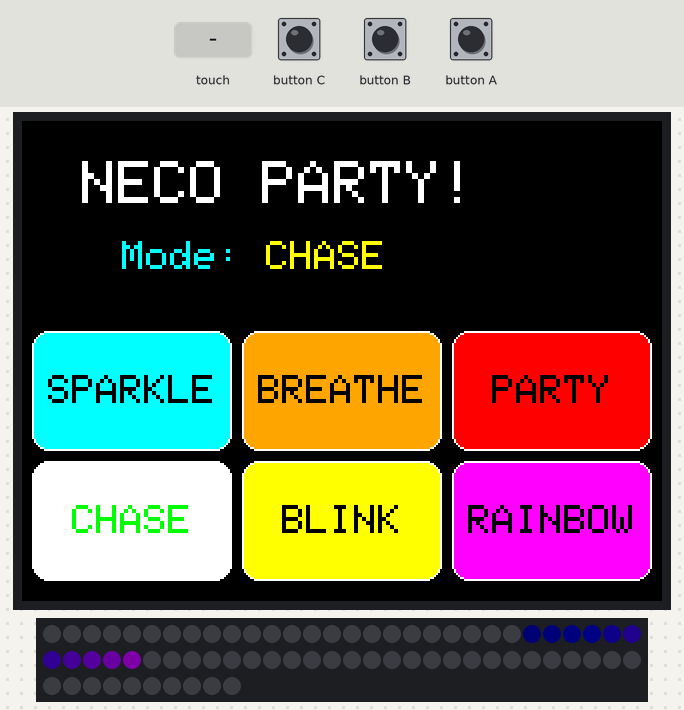
Bench run of a sketch on a simulated ESP32-S3. Shown: 320×240 colour display, 70 RGB LEDs in strip order, left to right, continuing on the next row. The test bench sets the inputs (shaded band). Dim RGB values are drawn brighter than linear; random numbers use the default seed unless the sketch sets one; what the sketch prints to the serial monitor is not drawn.

Above: at 1.5 s.
1.6 s: touch panel pressed at 13 % / 50 % of its raw x / y range
At 2.2 s:
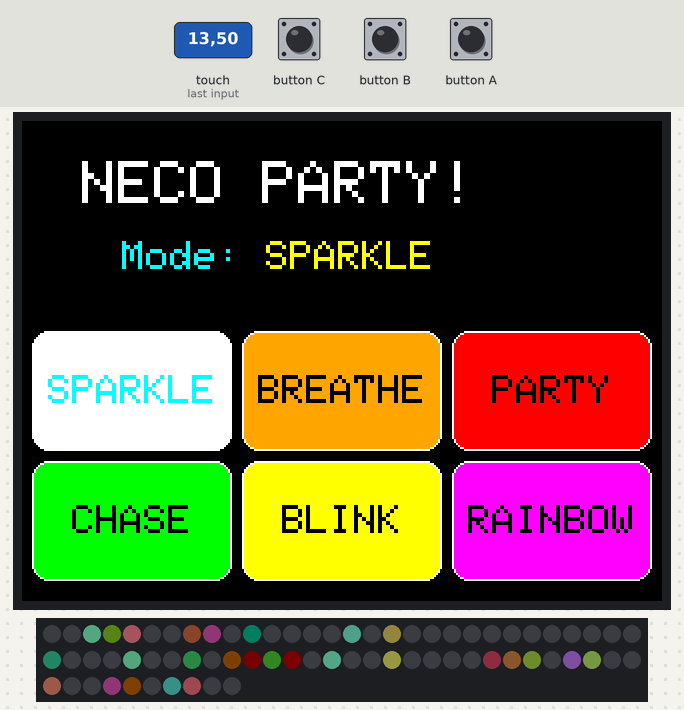
3.3 s: touch panel pressed at 87 % / 50 % of its raw x / y range
At 3.3 s:
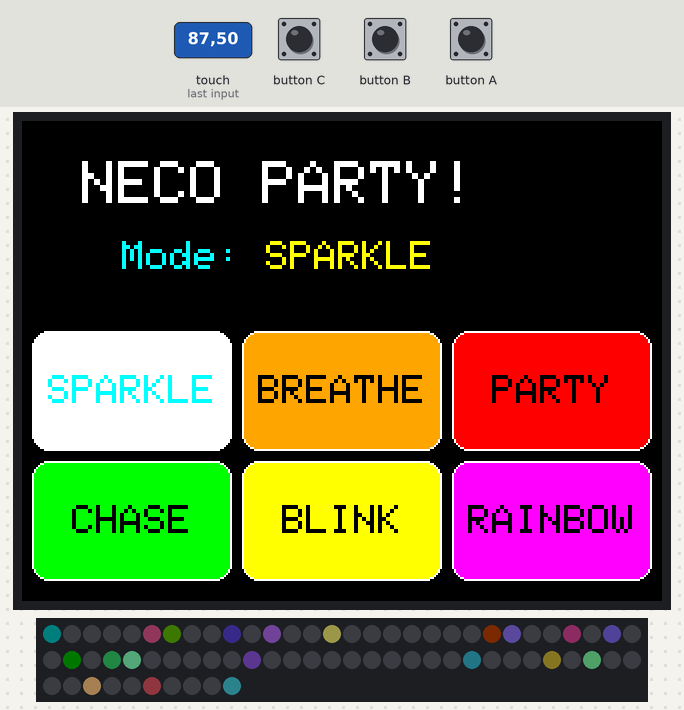
5.0 s: touch panel pressed at 13 % / 90 % of its raw x / y range
At 5.43 s:
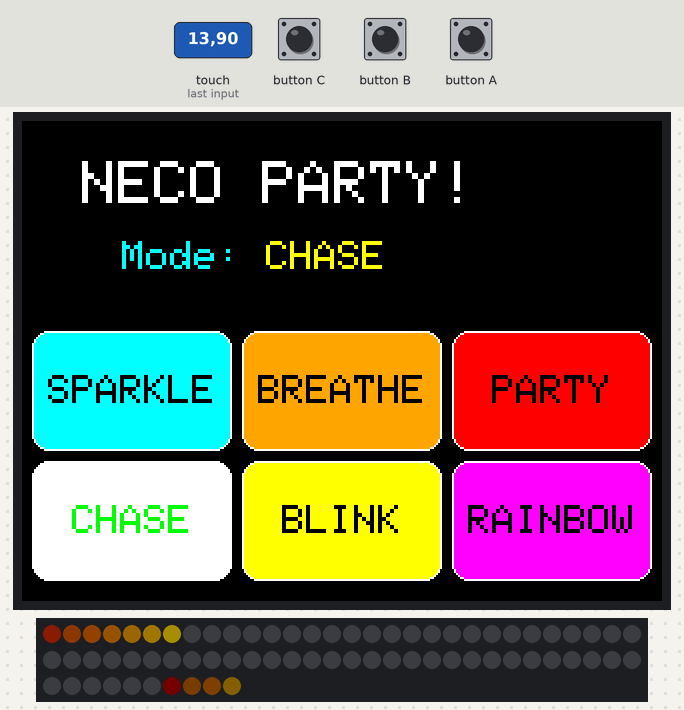
7.6 s: touch panel pressed at 38 % / 90 % of its raw x / y range
At 8.02 s:
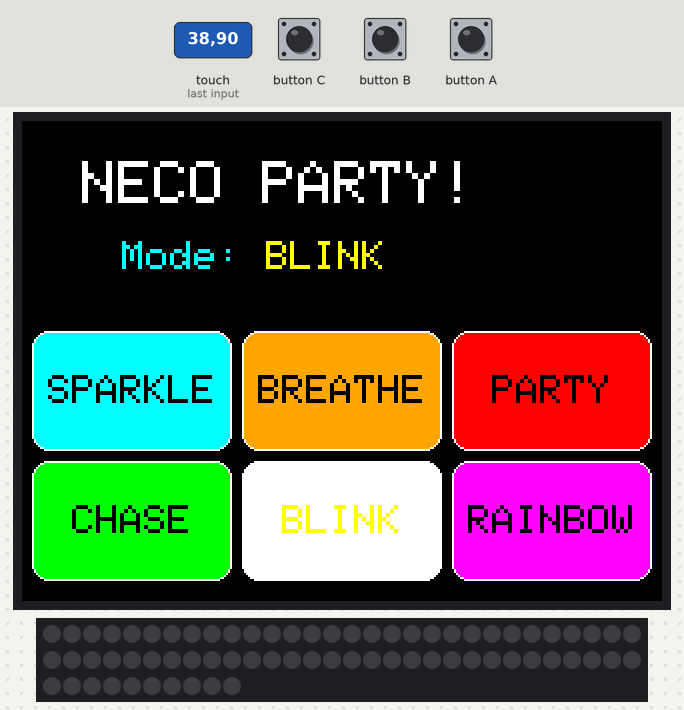
9.9 s: touch panel pressed at 38 % / 50 % of its raw x / y range
At 12.29 s:
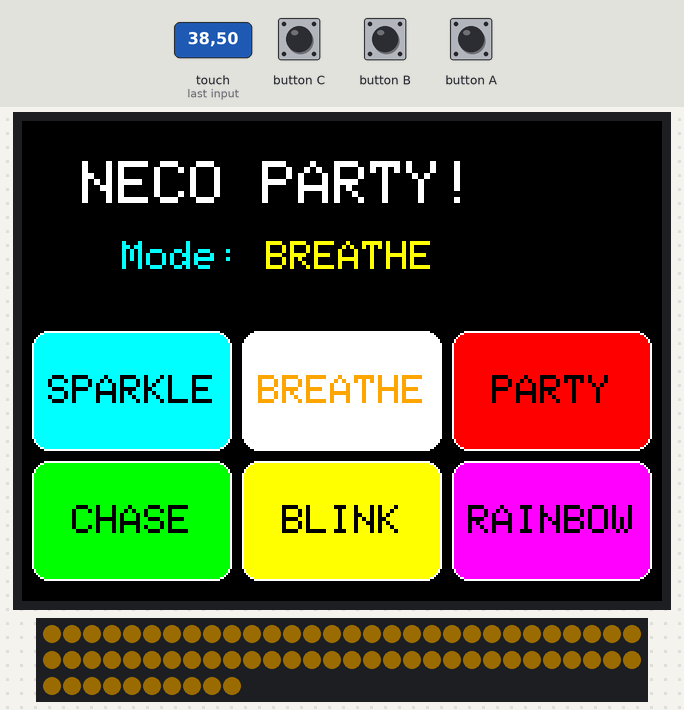
12.4 s: touch panel pressed at 87 % / 90 % of its raw x / y range
At 12.63 s:
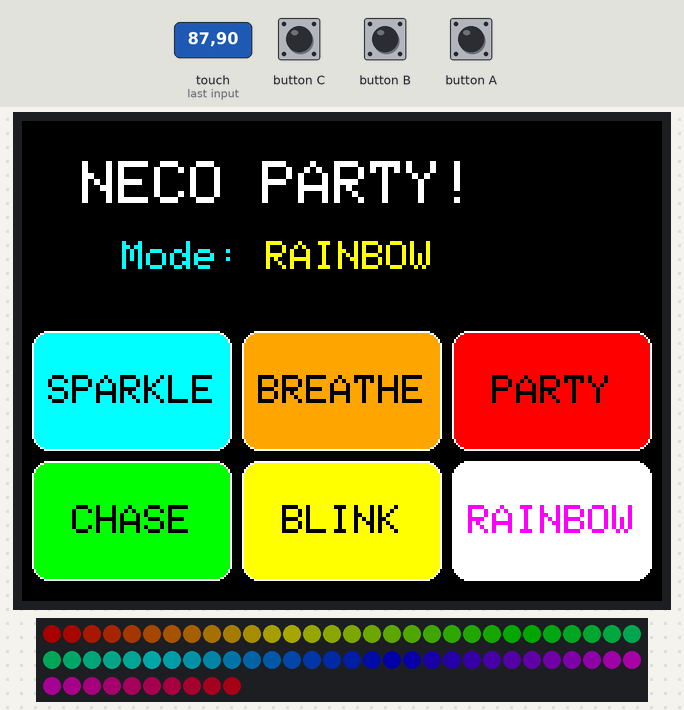

The sketch:

sample2.ino
```cpp
/*
 * 使用ユニット / Units Used:
 *   - NECO Unit (NeoPixel LED)
 *   - タッチスクリーン / Touch Screen
 *
 * ピン配置 / Pin Assignment:
 *   - NECO Unit: PortA (GPIO 2)
 */

// 🐱 猫耳LED マルチモード スケッチ
// タッチボタンで楽しいエフェクトを切り替え！ ✨

#include <M5CoreS3.h>
#include <Wire.h>
#include <Adafruit_NeoPixel.h>

#define PIN        2        // PortA 🐱
#define NUMPIXELS  70       // LED数

Adafruit_NeoPixel pixels(NUMPIXELS, PIN, NEO_GRB + NEO_KHZ800);

// モード定義 🎮
enum Mode {
    MODE_CHASE,      // 流れる光 🌊
    MODE_BLINK,      // 点滅 💡
    MODE_RAINBOW,    // 虹色グラデーション 🌈
    MODE_SPARKLE,    // キラキラ ✨
    MODE_BREATHE,    // 呼吸（フェード）💨
    MODE_PARTY,      // パーティー 🎉
    MODE_COUNT       // モード数
};

// ボタン定義 📱
struct Button {
    int x, y, w, h;
    uint16_t color;
    const char* label;
    Mode mode;
};

// 画面下部にボタン配置（320x240画面）
Button buttons[] = {
    {  5, 170, 100, 60, 0x07E0, "CHASE",   MODE_CHASE},    // 緑
    {110, 170, 100, 60, 0xFFE0, "BLINK",   MODE_BLINK},    // 黄
    {215, 170, 100, 60, 0xF81F, "RAINBOW", MODE_RAINBOW},  // マゼンタ
    {  5, 105, 100, 60, 0x07FF, "SPARKLE", MODE_SPARKLE},  // シアン
    {110, 105, 100, 60, 0xFD20, "BREATHE", MODE_BREATHE},  // オレンジ
    {215, 105, 100, 60, 0xF800, "PARTY",   MODE_PARTY},    // 赤
};
const int BUTTON_COUNT = sizeof(buttons) / sizeof(buttons[0]);

// 状態変数
Mode currentMode = MODE_CHASE;
uint32_t lastUpdateTime = 0;
int animPosition = 0;
int hueOffset = 0;
bool blinkState = false;
float breathValue = 0;
float breathDir = 0.05;

// 速度設定
int speeds[] = {30, 300, 20, 50, 30, 40};  // 各モードの更新間隔

// HSVからRGBへ変換 🌈
uint32_t hsvToColor(int hue, float sat, float val) {
    hue = hue % 256;
    int region = hue / 43;
    int remainder = (hue - (region * 43)) * 6;

    int p = (int)(255 * val * (1 - sat));
    int q = (int)(255 * val * (1 - (sat * remainder / 255)));
    int t = (int)(255 * val * (1 - (sat * (255 - remainder) / 255)));
    int v = (int)(255 * val);

    switch (region) {
        case 0:  return pixels.Color(v, t, p);
        case 1:  return pixels.Color(q, v, p);
        case 2:  return pixels.Color(p, v, t);
        case 3:  return pixels.Color(p, q, v);
        case 4:  return pixels.Color(t, p, v);
        default: return pixels.Color(v, p, q);
    }
}

// ボタン描画 🎨
void drawButtons() {
    for (int i = 0; i < BUTTON_COUNT; i++) {
        Button& btn = buttons[i];
        uint16_t bgColor = (btn.mode == currentMode) ? 0xFFFF : btn.color;
        uint16_t textColor = (btn.mode == currentMode) ? btn.color : BLACK;

        M5.Lcd.fillRoundRect(btn.x, btn.y, btn.w, btn.h, 8, bgColor);
        M5.Lcd.drawRoundRect(btn.x, btn.y, btn.w, btn.h, 8, WHITE);

        M5.Lcd.setTextSize(2);
        M5.Lcd.setTextColor(textColor);
        int textX = btn.x + (btn.w - strlen(btn.label) * 12) / 2;
        int textY = btn.y + (btn.h - 16) / 2;
        M5.Lcd.setCursor(textX, textY);
        M5.Lcd.print(btn.label);
    }
}

// タイトル描画 📺
void drawTitle() {
    M5.Lcd.fillRect(0, 0, 320, 100, BLACK);
    M5.Lcd.setTextSize(3);
    M5.Lcd.setTextColor(WHITE);
    M5.Lcd.setCursor(30, 20);
    M5.Lcd.print("NECO PARTY!");

    M5.Lcd.setTextSize(2);
    M5.Lcd.setTextColor(CYAN);
    M5.Lcd.setCursor(50, 60);
    M5.Lcd.print("Mode: ");
    M5.Lcd.setTextColor(YELLOW);
    M5.Lcd.print(buttons[currentMode].label);
}

// タッチチェック 👆
void checkTouch() {
    M5.update();

    if (M5.Touch.getCount() > 0) {
        auto touch = M5.Touch.getDetail();
        if (touch.wasPressed()) {
            int tx = touch.x;
            int ty = touch.y;

            for (int i = 0; i < BUTTON_COUNT; i++) {
                Button& btn = buttons[i];
                if (tx >= btn.x && tx <= btn.x + btn.w &&
                    ty >= btn.y && ty <= btn.y + btn.h) {
                    currentMode = btn.mode;
                    animPosition = 0;
                    hueOffset = 0;
                    breathValue = 0;
                    breathDir = 0.05;

                    Serial.print("🎮 Mode changed: ");
                    Serial.println(btn.label);

                    drawTitle();
                    drawButtons();
                    break;
                }
            }
        }
    }
}

// === エフェクト関数 ===

// 🌊 チェイス（流れる光）
void effectChase() {
    pixels.clear();
    int trailLen = 12;

    for (int i = 0; i < trailLen; i++) {
        int pos = (animPosition - i + NUMPIXELS) % NUMPIXELS;
        float brightness = 1.0 - ((float)i / trailLen);
        brightness = brightness * brightness;

        uint32_t color = hsvToColor((pos * 4 + hueOffset) % 256, 1.0, brightness);
        pixels.setPixelColor(pos, color);
    }

    animPosition = (animPosition + 1) % NUMPIXELS;
    hueOffset = (hueOffset + 2) % 256;
}

// 💡 ブリンク（点滅）
void effectBlink() {
    if (blinkState) {
        int hue = hueOffset;
        for (int i = 0; i < NUMPIXELS; i++) {
            pixels.setPixelColor(i, hsvToColor((hue + i * 3) % 256, 1.0, 1.0));
        }
    } else {
        pixels.clear();
    }
    blinkState = !blinkState;
    hueOffset = (hueOffset + 20) % 256;
}

// 🌈 レインボー（虹色グラデーション）
void effectRainbow() {
    for (int i = 0; i < NUMPIXELS; i++) {
        int hue = (i * 256 / NUMPIXELS + hueOffset) % 256;
        pixels.setPixelColor(i, hsvToColor(hue, 1.0, 1.0));
    }
    hueOffset = (hueOffset + 3) % 256;
}

// ✨ スパークル（キラキラ）
void effectSparkle() {
    // 徐々に暗くする
    for (int i = 0; i < NUMPIXELS; i++) {
        uint32_t c = pixels.getPixelColor(i);
        int r = ((c >> 16) & 0xFF) * 0.85;
        int g = ((c >> 8) & 0xFF) * 0.85;
        int b = (c & 0xFF) * 0.85;
        pixels.setPixelColor(i, pixels.Color(r, g, b));
    }

    // ランダムにキラッと光らせる
    for (int i = 0; i < 5; i++) {
        if (random(100) < 40) {
            int pos = random(NUMPIXELS);
            pixels.setPixelColor(pos, hsvToColor(random(256), 0.5, 1.0));
        }
    }
}

// 💨 ブリーズ（呼吸）
void effectBreathe() {
    breathValue += breathDir;
    if (breathValue >= 1.0) {
        breathValue = 1.0;
        breathDir = -0.03;
    } else if (breathValue <= 0.05) {
        breathValue = 0.05;
        breathDir = 0.03;
        hueOffset = (hueOffset + 30) % 256;
    }

    for (int i = 0; i < NUMPIXELS; i++) {
        pixels.setPixelColor(i, hsvToColor(hueOffset, 1.0, breathValue));
    }
}

// 🎉 パーティー
void effectParty() {
    for (int i = 0; i < NUMPIXELS; i++) {
        if (random(100) < 30) {
            pixels.setPixelColor(i, hsvToColor(random(256), 1.0, 1.0));
        } else {
            uint32_t c = pixels.getPixelColor(i);
            int r = ((c >> 16) & 0xFF) * 0.7;
            int g = ((c >> 8) & 0xFF) * 0.7;
            int b = (c & 0xFF) * 0.7;
            pixels.setPixelColor(i, pixels.Color(r, g, b));
        }
    }
}

void setup()
{
    M5.begin();
    M5.Power.begin();
    Serial.begin(115200);

    Serial.println("\n🐱 NECO LED Party Mode!");
    Serial.println("========================");

    randomSeed(analogRead(0));

    // 猫耳LED初期化 🐱
    pixels.setBrightness(40);
    pixels.begin();
    pixels.clear();
    pixels.show();
    Serial.println("✅ NECO OK!");

    // 画面初期化 📺
    M5.Lcd.fillScreen(BLACK);
    drawTitle();
    drawButtons();

    Serial.println("✨ Touch buttons to change mode!");
}

void loop()
{
    // タッチチェック
    checkTouch();

    // アニメーション更新
    if (millis() - lastUpdateTime >= speeds[currentMode]) {
        lastUpdateTime = millis();

        switch (currentMode) {
            case MODE_CHASE:   effectChase();   break;
            case MODE_BLINK:   effectBlink();   break;
            case MODE_RAINBOW: effectRainbow(); break;
            case MODE_SPARKLE: effectSparkle(); break;
            case MODE_BREATHE: effectBreathe(); break;
            case MODE_PARTY:   effectParty();   break;
            default: break;
        }

        pixels.show();
    }
}
```
